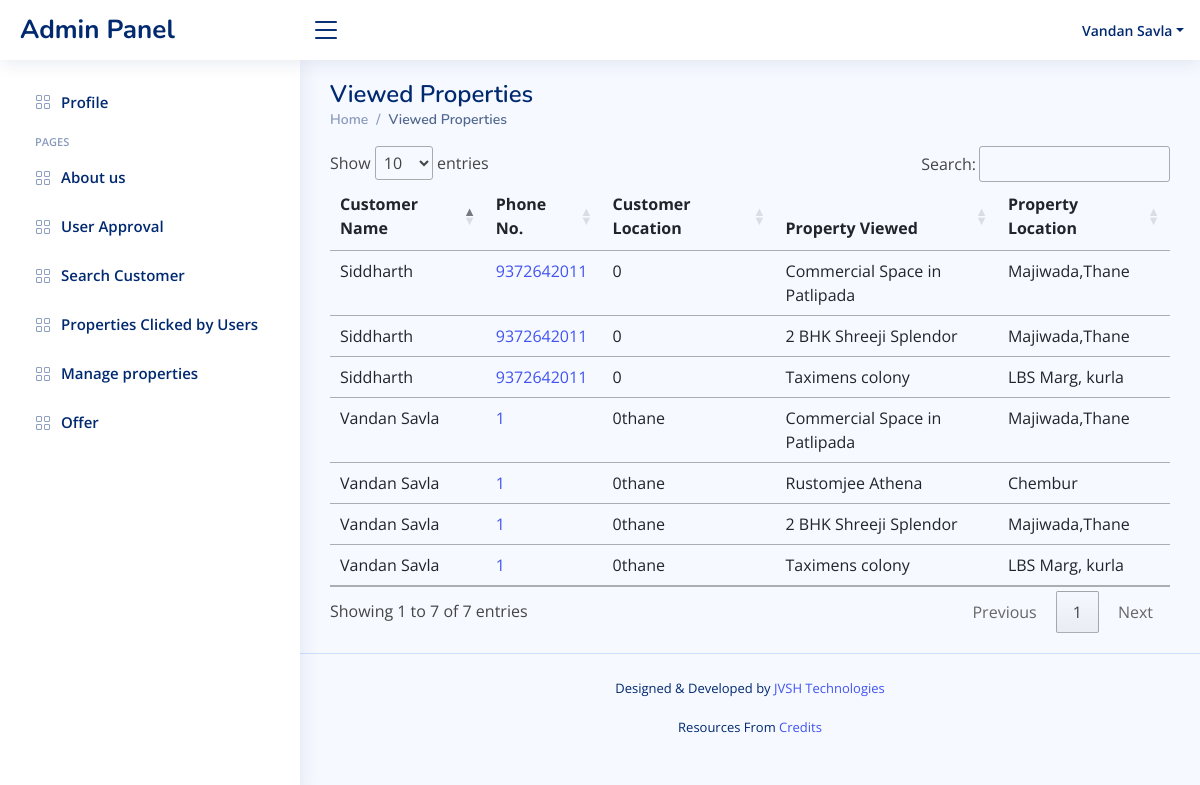
Page /admin/clicked.php (signed in) on the committed database.
### tables this page shows
CREATE TABLE `cust_info` (
  `id` int(11) NOT NULL,
  `username` varchar(50) NOT NULL,
  `name` varchar(150) NOT NULL,
  `email` varchar(100) NOT NULL,
  `location` longtext NOT NULL
);

CREATE TABLE `clicked` (
  `id` int(10) NOT NULL,
  `username` varchar(50) NOT NULL,
  `post_id` int(10) NOT NULL,
  `time` datetime NOT NULL
);

CREATE TABLE `post` (
  `post_id` int(11) NOT NULL,
  `username` varchar(50) NOT NULL,
  `title` varchar(250) NOT NULL,
  `description` text NOT NULL,
  `location` varchar(250) NOT NULL,
  `price` float NOT NULL,
  `date` date NOT NULL DEFAULT current_timestamp(),
  `area` varchar(50) NOT NULL,
  `bhk` varchar(10) NOT NULL,
  `floor` int(11) NOT NULL,
  `furnished` varchar(5) NOT NULL,
  `possesion` varchar(20) NOT NULL,
  `district` varchar(50) NOT NULL,
  `pincode` int(6) NOT NULL,
  `offer` varchar(600) NOT NULL,
  `featured` int(1) NOT NULL
);

### admin/clicked.php (the view, shortened to what this page needs)
<?php
include("../partials/connect.php");
?>
<!DOCTYPE html>
<html lang="en">
<head>
    <link href="assets/vendor/bootstrap/css/bootstrap.min.css" rel="stylesheet">
    <link href="assets/vendor/bootstrap-icons/bootstrap-icons.css" rel="stylesheet">
    <link href="assets/vendor/boxicons/css/boxicons.min.css" rel="stylesheet">
    <link href="assets/vendor/quill/quill.snow.css" rel="stylesheet">
    <link href="assets/vendor/quill/quill.bubble.css" rel="stylesheet">
    <link href="assets/vendor/remixicon/remixicon.css" rel="stylesheet">
    <link href="//cdn.datatables.net/1.10.23/css/jquery.dataTables.min.css" rel="stylesheet"/>
    <link href="assets/css/style.css" rel="stylesheet">
</head>
<body>
    <?php
    include("./header.php");
    include("./navbar.php");
    ?>
    <main id="main" class="main">
        <div class="pagetitle">
            <h1>Viewed Properties</h1>
            <nav>
                <ol class="breadcrumb">
                    <li class="breadcrumb-item"><a href="index.php">Home</a></li>
                    <li class="breadcrumb-item active">Viewed Properties</li>
                </ol>
            </nav>
        </div>
        <section class="section profile">
            <div class="row">
                <div class="col-xl-12 col-md-12">
                    <div class>
                        <div class>
                            <table class="table w-90 col-md-12 col-xs-3" id="tblUser">
                                <thead>
                                    <tr>
                                        <th>Customer Name</th>
                                        <th>Phone No.</th>
                                        <th>Customer Location</th>
                                        <th>Property Viewed</th>
                                        <th>Property Location</th>
                                    </tr>
                                </thead>
                                <tbody>
                                    <?php
                                    $clicked = "select p.location as ploc,ci.location as cloc, ci.name, p.title ,c.username as phone from clicked c join cust_info ci join post p on c.username=ci.username and c.post_id=p.post_id order by c.time;";
                                    $res_user = mysqli_query($conn, $clicked);
                                    while ($res = $res_user->fetch_assoc()) {
                                    ?>
                                        <tr>
                                            <td><?php echo $res['name']; ?></td>
                                            <td><a href="tel:<?php echo $res['phone']; ?>"><?php echo $res['phone']; ?></a></td>
                                            <td><?php echo $res['cloc']; ?></td>
                                            <td><?php echo $res['title']; ?></td>
                                            <td><?php echo $res['ploc']; ?></td>
                                    </tr>
                                        <?php } ?>
                                </tbody>
                            </table>
                        </div>
                    </div>
                </div>
            </div>
        </section>
    </main>
    <?php include("./footer.php");?>
</body>
</html>

### admin/header.php (shortened to what this page needs)
<?php
include("../partials/connect.php");
if (isset($_SESSION['username'])) {
  $username=$_SESSION["username"];
  $select = "select * from cust_info where username=$username";
  $res_select = mysqli_query($conn, $select) or die(mysqli_error($conn));
  $res = $res_select->fetch_assoc();
}
?>
<header id="header" class="header fixed-top d-flex align-items-center">
  <div class="d-flex align-items-center justify-content-between">
    <a href="index.php" class="logo d-flex align-items-center">
      <span class="d-none d-lg-block">Admin Panel</span>
    </a>
    <i class="bi bi-list toggle-sidebar-btn"></i>
  </div>
  <nav class="header-nav ms-auto">
    <ul class="d-flex align-items-center">
      <li class="nav-item dropdown pe-3">
        <a class="nav-link nav-profile d-flex align-items-center pe-0" href="#" data-bs-toggle="dropdown">
          <span class="d-none d-md-block dropdown-toggle ps-2"><?php echo(isset($res)? $res['name']:"hi"); ?></span>
        </a>
      </li>
    </ul>
  </nav>
</header>

### admin/assets/css/style.css (style rules this page uses)
:root { scroll-behavior: smooth; }
body { font-family: "Open Sans", sans-serif; background: #f6f9ff; color: #444444; }
a { color: #4154f1; text-decoration: none; }
h1, h2, h3, h4, h5, h6 { font-family: "Nunito", sans-serif; }
#main { margin-top: 60px; padding: 20px 30px; transition: all 0.3s; }
.pagetitle { margin-bottom: 10px; }
.pagetitle h1 { font-size: 24px; margin-bottom: 0; font-weight: 600; color: #012970; }
.breadcrumb { font-size: 14px; font-family: "Nunito", sans-serif; color: #899bbd; font-weight: 600; }
.breadcrumb a { color: #899bbd; transition: 0.3s; }
.breadcrumb .breadcrumb-item::before { color: #899bbd; }
.breadcrumb .active { color: #51678f; font-weight: 600; }
.logo { line-height: 1; }
@media (min-width: 1200px) { .logo { width: 280px; } }
.logo span { font-size: 26px; font-weight: 700; color: #012970; font-family: "Nunito", sans-serif; }
.header { transition: all 0.5s; z-index: 997; height: 60px; box-shadow: 0px 2px 20px rgba(1, 41, 112, 0.1); background-color: #fff; padding-left: 20px; }
.header .toggle-sidebar-btn { font-size: 32px; padding-left: 10px; cursor: pointer; color: #012970; }
.header-nav ul { list-style: none; }
.header-nav>ul { margin: 0; padding: 0; }
.header-nav .nav-profile { color: #012970; }
.header-nav .nav-profile span { font-size: 14px; font-weight: 600; }
@media (min-width: 1200px) { #main, #footer { margin-left: 300px; } }

### rows in the picture
cust_info: name "Vandan Savla"
clicked: cust_info.name "Siddharth", username "9372642011", cust_info.location "0", post.title "Commercial Space in Patlipada", post.location "Majiwada,Thane"
clicked: cust_info.name "Vandan Savla", username "1", cust_info.location "0thane", post.title "Commercial Space in Patlipada", post.location "Majiwada,Thane"
clicked: cust_info.name "Vandan Savla", username "1", cust_info.location "0thane", post.title "Rustomjee Athena", post.location "Chembur"
clicked: cust_info.name "Siddharth", username "9372642011", cust_info.location "0", post.title "2 BHK Shreeji Splendor", post.location "Majiwada,Thane"
clicked: cust_info.name "Vandan Savla", username "1", cust_info.location "0thane", post.title "2 BHK Shreeji Splendor", post.location "Majiwada,Thane"
clicked: cust_info.name "Siddharth", username "9372642011", cust_info.location "0", post.title "Taximens colony", post.location "LBS Marg, kurla"
clicked: cust_info.name "Vandan Savla", username "1", cust_info.location "0thane", post.title "Taximens colony", post.location "LBS Marg, kurla"
